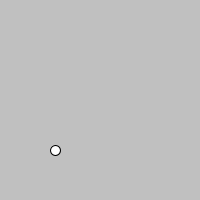
Frame 1 (no input)
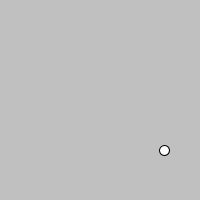
Frame 60 (the mouse pressed at the canvas centre just before this capture)
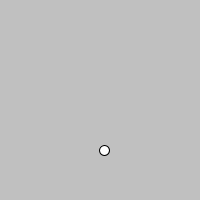
Frame 120 (the mouse held since frame 60 and released just before this capture)

The Processing sketch that drew these frames (run headless with seeded random() and noise(); from frame 60 on, the mouse is pressed at the canvas centre):

// Processing sketch: processing_112739
// ── processing_112739.pde

int diameter = 10; 
int positionX = 50;
int Switch = 0;

void setup(){
  size(200,200);
}

void draw(){
  background(192);
  
  if(positionX >= width-diameter/2){
    Switch = 1;
  }
  if(positionX  == diameter/2){
    Switch = 0;
  }
  if(Switch == 0) { 
  positionX = positionX + 5;
  }
  else if (Switch == 1) {
    positionX--;
  }
   ellipse(positionX,150,diameter,diameter);

}
